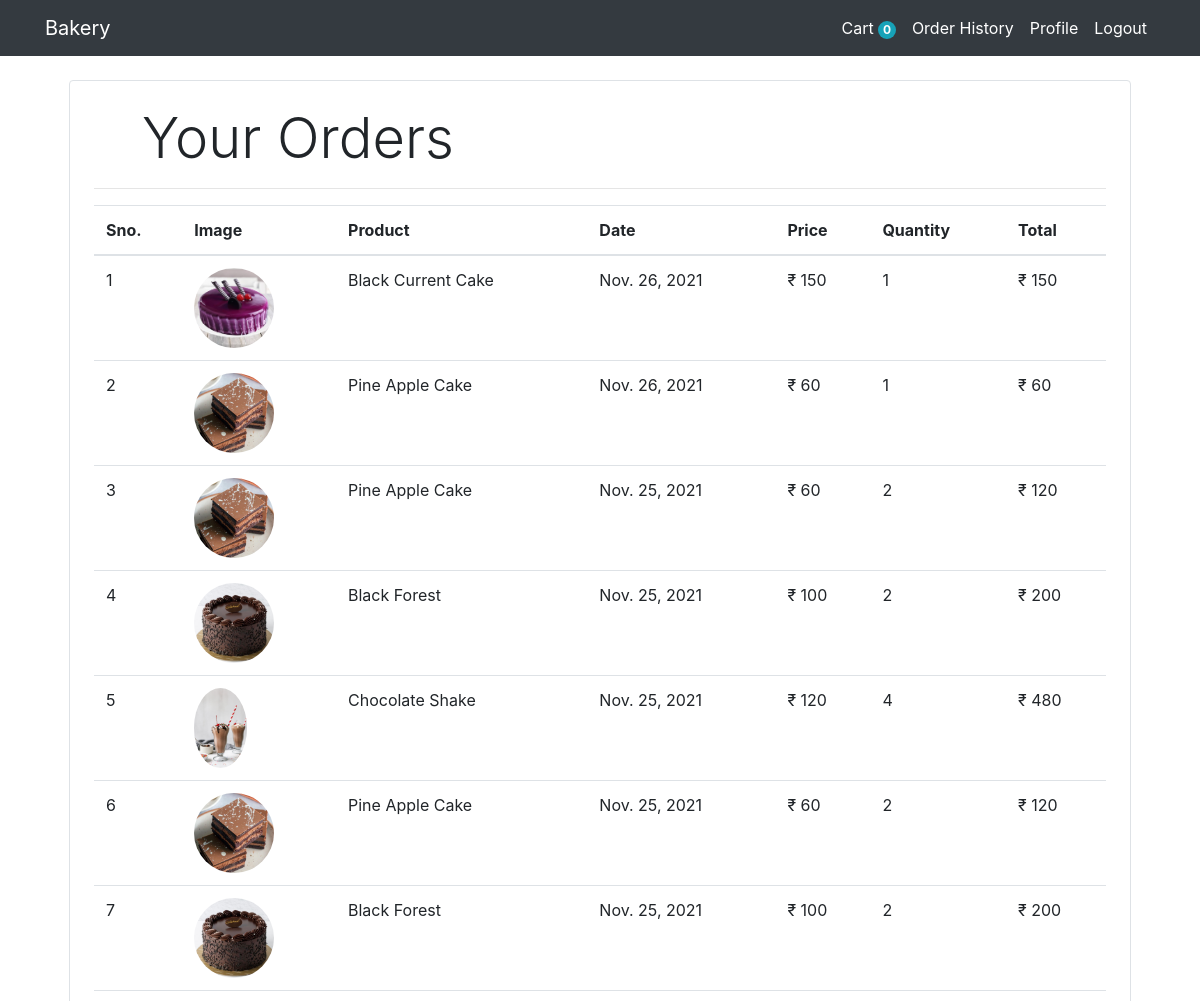
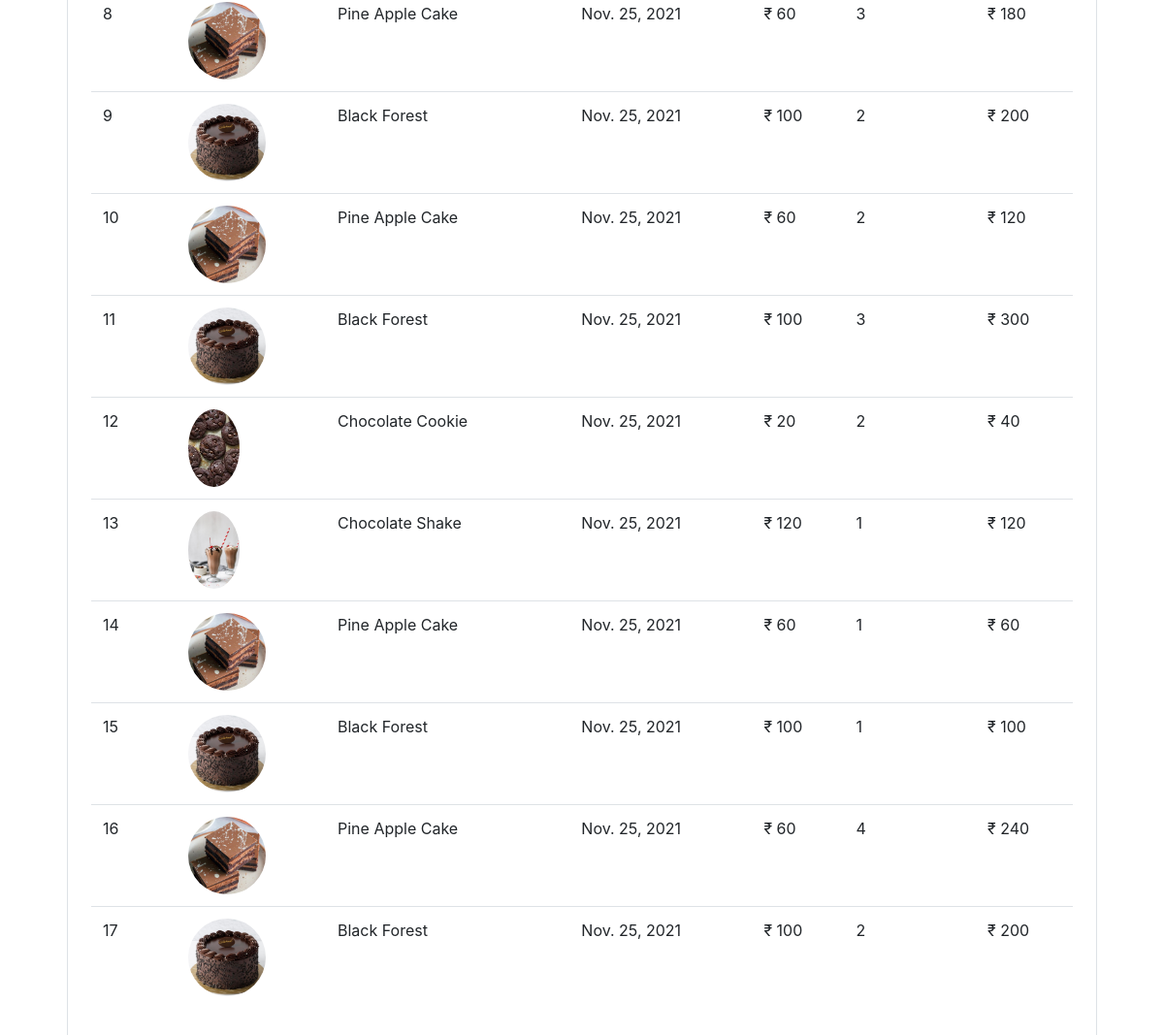
The app's page /orderhistory/ (signed in) with its own data (2 pictures, top to bottom).
### Bakery/models.py (models this page shows, shortened)
class Order(models.Model):
    product = models.ForeignKey(Product,on_delete=models.CASCADE,null=True)
    customer = models.ForeignKey(Customer,on_delete=models.CASCADE,null=True)
    quantity = models.IntegerField(default=1)
    price = models.IntegerField()
    email = models.EmailField()
    address = models.CharField(max_length=50,default='',blank=True)
    phone = models.CharField(max_length=15,default='',blank=True)
    date = models.DateField(default=datetime.datetime.today)
    @staticmethod
    def get_orders_by_customer(customer_email):
        return Order.objects.filter(email=customer_email).order_by('date')[::-1]

class Product(models.Model):
    name = models.CharField(max_length=100, null=True)
    quantity = models.PositiveIntegerField(null=True)
    price = models.PositiveIntegerField(null=True)
    category = models.ForeignKey(Category, on_delete=models.CASCADE,default=1)
    image = models.ImageField(upload_to='uploads/products/', default='default_image.jpeg')

### Bakery/Views/views.py (the view)
# urls.py: path('orderhistory/', views.order_history.as_view(), name='Bakery-order'),
class order_history(View):
	def get(self, request):
		customer=request.session.get('customer_email')
		print(customer)
		orders=Order.get_orders_by_customer(customer)
		print('orders', orders)
		return render(request,'Bakery/order_history.html',{'orders': orders})

### Bakery/templatetags/custom_filter.py (called while the page is built)
@register.filter(name='currency')
def currency(nunmber):
    return "₹ "+str(nunmber)

@register.filter(name='multiply')
def multiply(number,number1):
    return number*number1

### templates/Bakery/order_history.html (shortened to what this page needs)
{%extends 'Partials/base.html'%}
{%block content%}
{%load cart%}
{%load custom_filter%}
<div class="container">
   <div class="border rounded p-4 m-4">
        <p class="display-4 pl-4 ml-4">Your Orders</p>
        <hr>
        <table class="table">
            <thead>
                <tr>
                    <th>Sno.</th>
                    <th>Image</th>
                    <th>Product</th>
                    <th>Date</th>
                    <th>Price</th>
                    <th>Quantity</th>
                    <th>Total</th>
                </tr>
            </thead>
            <tbody>
                {% for order in orders %}
                <tr>
                    <td>{{forloop.counter}}</td>
                    <td><img style="height: 80px;" class="rounded-circle" src="{{order.product.image.url}}" alt=""></td>
                    <td>{{order.product.name}}</td>
                    <td>{{order.date}}</td>
                    <td>{{order.price|currency}}</td>
                    <td>{{order.quantity}}</td>
                    <td>{{order.quantity|multiply:order.price|currency}}</td>
                </tr>
                {% endfor %}
            </tbody>
        </table>
   </div>
</div>
{%endblock%}

### records on screen
Order: product.image (picture), product.name "Black Current Cake", date "Nov. 26, 2021", price "₹ 150", quantity "1", quantity|multiply "₹ 150"
Order: product.image (picture), product.name "Pine Apple Cake", date "Nov. 26, 2021", price "₹ 60", quantity "1", quantity|multiply "₹ 60"
Order: product.image (picture), product.name "Pine Apple Cake", date "Nov. 25, 2021", price "₹ 60", quantity "2", quantity|multiply "₹ 120"
Order: product.image (picture), product.name "Black Forest", date "Nov. 25, 2021", price "₹ 100", quantity "2", quantity|multiply "₹ 200"
Order: product.image (picture), product.name "Chocolate Shake", date "Nov. 25, 2021", price "₹ 120", quantity "4", quantity|multiply "₹ 480"
Order: product.image (picture), product.name "Pine Apple Cake", date "Nov. 25, 2021", price "₹ 60", quantity "2", quantity|multiply "₹ 120"
Order: product.image (picture), product.name "Black Forest", date "Nov. 25, 2021", price "₹ 100", quantity "2", quantity|multiply "₹ 200"
Order: product.image (picture), product.name "Pine Apple Cake", date "Nov. 25, 2021", price "₹ 60", quantity "3", quantity|multiply "₹ 180"
Order: product.image (picture), product.name "Black Forest", date "Nov. 25, 2021", price "₹ 100", quantity "2", quantity|multiply "₹ 200"
Order: product.image (picture), product.name "Pine Apple Cake", date "Nov. 25, 2021", price "₹ 60", quantity "2", quantity|multiply "₹ 120"
Order: product.image (picture), product.name "Black Forest", date "Nov. 25, 2021", price "₹ 100", quantity "3", quantity|multiply "₹ 300"
Order: product.image (picture), product.name "Chocolate Cookie", date "Nov. 25, 2021", price "₹ 20", quantity "2", quantity|multiply "₹ 40"
Order: product.image (picture), product.name "Chocolate Shake", date "Nov. 25, 2021", price "₹ 120", quantity "1", quantity|multiply "₹ 120"
Order: product.image (picture), product.name "Pine Apple Cake", date "Nov. 25, 2021", price "₹ 60", quantity "1", quantity|multiply "₹ 60"
Order: product.image (picture), product.name "Black Forest", date "Nov. 25, 2021", price "₹ 100", quantity "1", quantity|multiply "₹ 100"
Order: product.image (picture), product.name "Pine Apple Cake", date "Nov. 25, 2021", price "₹ 60", quantity "4", quantity|multiply "₹ 240"
Order: product.image (picture), product.name "Black Forest", date "Nov. 25, 2021", price "₹ 100", quantity "2", quantity|multiply "₹ 200"

### other values on screen
{{ request.session.cart.keys|length }} "0"
